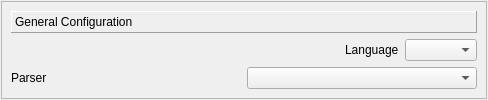
<?xml version="1.0" encoding="UTF-8"?>
<ui version="4.0">
 <class>generalConf</class>
 <widget class="QWidget" name="generalConf">
  <property name="geometry">
   <rect>
    <x>0</x>
    <y>0</y>
    <width>488</width>
    <height>100</height>
   </rect>
  </property>
  <property name="maximumSize">
   <size>
    <width>16777215</width>
    <height>100</height>
   </size>
  </property>
  <property name="windowTitle">
   <string>Configuration</string>
  </property>
  <property name="windowIcon">
   <iconset resource="vTrazer.qrc">
    <normaloff>:/img/logo</normaloff>:/img/logo</iconset>
  </property>
  <layout class="QVBoxLayout" name="verticalLayout_2">
   <property name="spacing">
    <number>2</number>
   </property>
   <property name="leftMargin">
    <number>1</number>
   </property>
   <property name="topMargin">
    <number>1</number>
   </property>
   <property name="rightMargin">
    <number>1</number>
   </property>
   <property name="bottomMargin">
    <number>1</number>
   </property>
   <item>
    <widget class="QScrollArea" name="scrollArea">
     <property name="frameShadow">
      <enum>QFrame::Raised</enum>
     </property>
     <property name="widgetResizable">
      <bool>true</bool>
     </property>
     <widget class="QWidget" name="scrollAreaWidgetContents_2">
      <property name="geometry">
       <rect>
        <x>0</x>
        <y>0</y>
        <width>470</width>
        <height>97</height>
       </rect>
      </property>
      <layout class="QVBoxLayout" name="verticalLayout">
       <item>
        <widget class="QLabel" name="label_3">
         <property name="frameShape">
          <enum>QFrame::Panel</enum>
         </property>
         <property name="frameShadow">
          <enum>QFrame::Raised</enum>
         </property>
         <property name="text">
          <string>General Configuration</string>
         </property>
        </widget>
       </item>
       <item>
        <layout class="QHBoxLayout" name="horizontalLayout">
         <item>
          <spacer name="horizontalSpacer">
           <property name="orientation">
            <enum>Qt::Horizontal</enum>
           </property>
           <property name="sizeHint" stdset="0">
            <size>
             <width>40</width>
             <height>20</height>
            </size>
           </property>
          </spacer>
         </item>
         <item>
          <widget class="QLabel" name="label">
           <property name="text">
            <string>Language</string>
           </property>
          </widget>
         </item>
         <item>
          <widget class="QComboBox" name="langBox"/>
         </item>
        </layout>
       </item>
       <item>
        <layout class="QHBoxLayout" name="horizontalLayout_2">
         <item>
          <widget class="QLabel" name="label_2">
           <property name="text">
            <string>Parser</string>
           </property>
          </widget>
         </item>
         <item>
          <widget class="QComboBox" name="models"/>
         </item>
        </layout>
       </item>
      </layout>
     </widget>
    </widget>
   </item>
  </layout>
 </widget>
 <resources>
  <include location="vTrazer.qrc"/>
 </resources>
 <connections/>
</ui>
